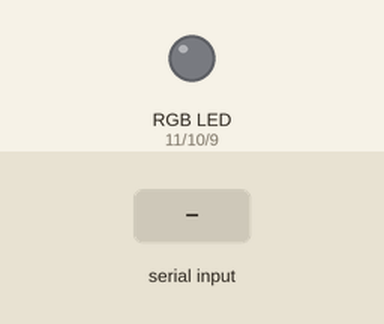
Simulated run of this sketch. Board: Arduino Uno, built with avr-gcc and run on an emulated ATmega328P. Parts: an RGB LED mixed from three pins (HIGH = lit). The inputs (shaded band) are chosen by the test bench. What the sketch prints to the serial monitor is not drawn.

Above: at 1.2 s.
1.3 s: "1" received over Serial
At 1.7 s:
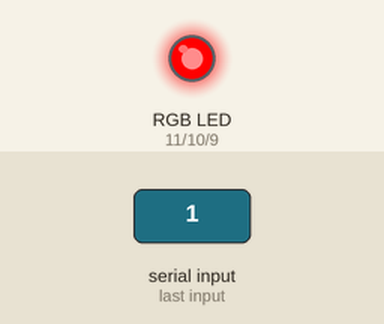
2.8 s: "2" received over Serial
At 4.0 s:
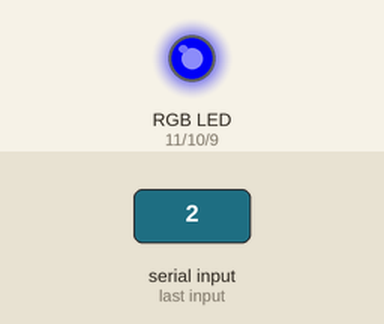
4.3 s: "3" received over Serial
At 5.2 s:
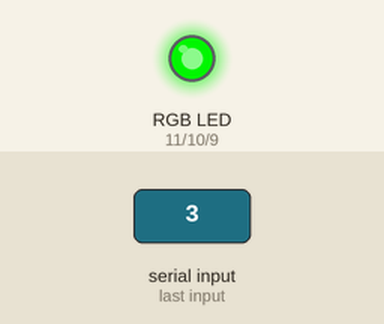
Timing chart, 0 to 7.3 s (numbered marks = the images above; inputs shaded):
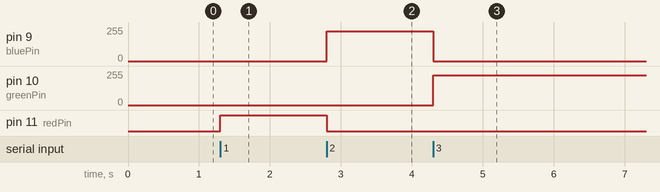

The sketch:

led_matlab.ino
```cpp
/*
Adafruit Arduino - Lesson 3. RGB LED
*/

int redPin = 11;
int greenPin = 10;
int bluePin = 9;
int answer = 0;

//uncomment this line if using a Common Anode LED
//#define COMMON_ANODE

void setup()
{
  pinMode(redPin, OUTPUT);
  pinMode(greenPin, OUTPUT);
  pinMode(bluePin, OUTPUT);
  Serial.begin(9600);
}

void loop()
{
  if(Serial.available()>0)   //if there is data to read
  {
    answer = Serial.read();
    Serial.print(answer);
    if(answer == '1'){       //enter 1 having red light
      setColor(255,0,0);
    }
    if(answer == '2'){      //enter 2 having blue light
      setColor(0,0,225);
    }
    if(answer == '3'){      //enter 3 having green light
      setColor(0,225,0);
    }
    if(answer == '0'){      //enter 0 turning off the light
      off();
    }

    }
  }


void setColor(int red, int green, int blue)
{
  #ifdef COMMON_ANODE
//    red = 255 - red;
//    green = 255 - green;
//    blue = 255 - blue;
  #endif
  analogWrite(redPin, red);
  analogWrite(greenPin, green);
  analogWrite(bluePin, blue);
}

void off()
{
  #ifdef COMMON_ANODE
//    red = 255 - red;
//    green = 255 - green;
//    blue = 255 - blue;
  #endif
  analogWrite(redPin, 0);
  analogWrite(greenPin, 0);
  analogWrite(bluePin, 0);
}
```

Measured:
- after the input at 1.3 s, pin 11 (redPin): LOW → HIGH at once
- after the input at 2.8 s, pin 9 (bluePin): 0/255 → 225/255 at once; pin 11 (redPin): HIGH → LOW at once
- after the input at 4.3 s, pin 9 (bluePin): 225/255 → 0/255 at once; pin 10 (greenPin): 0/255 → 225/255 at once
